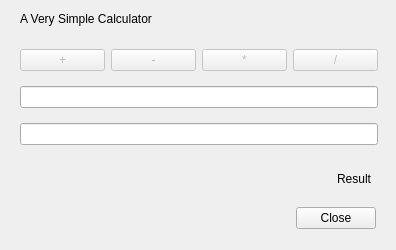
<?xml version="1.0" encoding="UTF-8"?>
<ui version="4.0">
 <class>CalcDialog</class>
 <widget class="QDialog" name="CalcDialog">
  <property name="geometry">
   <rect>
    <x>0</x>
    <y>0</y>
    <width>396</width>
    <height>250</height>
   </rect>
  </property>
  <property name="windowTitle">
   <string>Dialog</string>
  </property>
  <widget class="QLabel" name="resultLbl">
   <property name="geometry">
    <rect>
     <x>20</x>
     <y>170</y>
     <width>351</width>
     <height>18</height>
    </rect>
   </property>
   <property name="text">
    <string>Result</string>
   </property>
   <property name="alignment">
    <set>Qt::AlignmentFlag::AlignRight|Qt::AlignmentFlag::AlignTrailing|Qt::AlignmentFlag::AlignVCenter</set>
   </property>
  </widget>
  <widget class="QLabel" name="label">
   <property name="geometry">
    <rect>
     <x>20</x>
     <y>10</y>
     <width>171</width>
     <height>18</height>
    </rect>
   </property>
   <property name="text">
    <string>A Very Simple Calculator</string>
   </property>
  </widget>
  <widget class="QWidget" name="layoutWidget">
   <property name="geometry">
    <rect>
     <x>20</x>
     <y>40</y>
     <width>358</width>
     <height>114</height>
    </rect>
   </property>
   <layout class="QVBoxLayout" name="verticalLayout">
    <item>
     <layout class="QHBoxLayout" name="horizontalLayout">
      <item>
       <widget class="QPushButton" name="plusBtn">
        <property name="enabled">
         <bool>false</bool>
        </property>
        <property name="text">
         <string>+</string>
        </property>
       </widget>
      </item>
      <item>
       <widget class="QPushButton" name="minusBtn">
        <property name="enabled">
         <bool>false</bool>
        </property>
        <property name="text">
         <string>-</string>
        </property>
       </widget>
      </item>
      <item>
       <widget class="QPushButton" name="multiplyBtn">
        <property name="enabled">
         <bool>false</bool>
        </property>
        <property name="text">
         <string>*</string>
        </property>
       </widget>
      </item>
      <item>
       <widget class="QPushButton" name="divideBtn">
        <property name="enabled">
         <bool>false</bool>
        </property>
        <property name="text">
         <string>/</string>
        </property>
       </widget>
      </item>
     </layout>
    </item>
    <item>
     <widget class="QLineEdit" name="op1Txt">
      <property name="toolTip">
       <string/>
      </property>
     </widget>
    </item>
    <item>
     <widget class="QLineEdit" name="op2Txt"/>
    </item>
   </layout>
  </widget>
  <widget class="QWidget" name="layoutWidget">
   <property name="geometry">
    <rect>
     <x>25</x>
     <y>200</y>
     <width>351</width>
     <height>36</height>
    </rect>
   </property>
   <layout class="QHBoxLayout" name="horizontalLayout_2">
    <item>
     <spacer name="horizontalSpacer">
      <property name="orientation">
       <enum>Qt::Orientation::Horizontal</enum>
      </property>
      <property name="sizeHint" stdset="0">
       <size>
        <width>40</width>
        <height>20</height>
       </size>
      </property>
     </spacer>
    </item>
    <item>
     <widget class="QPushButton" name="closeBtn">
      <property name="text">
       <string>Close</string>
      </property>
     </widget>
    </item>
   </layout>
  </widget>
 </widget>
 <resources/>
 <connections/>
</ui>
